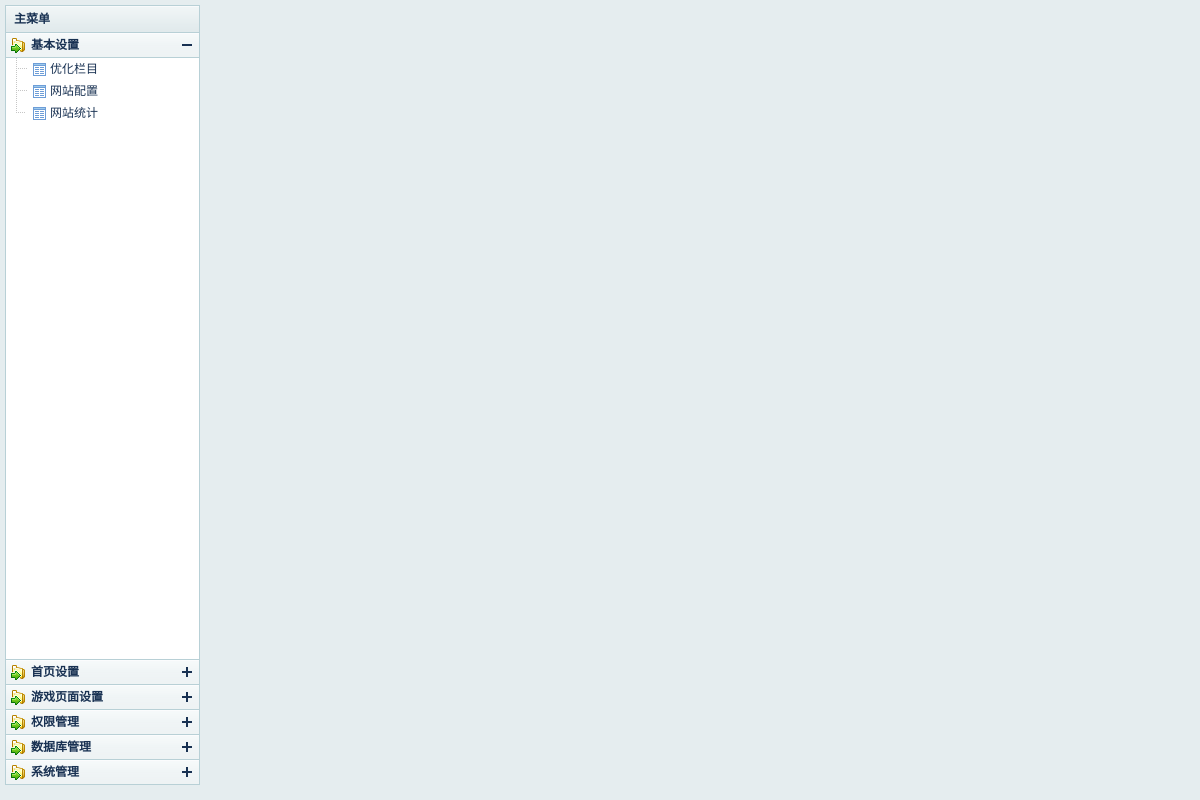
Screenshot of /admin/menu.php (signed in) with the database file from the repository.
### tables this page shows
CREATE TABLE IF NOT EXISTS `ed_admin_power` (
  `power_id` int(3) unsigned NOT NULL AUTO_INCREMENT,
  `parent_id` int(3) unsigned NOT NULL DEFAULT '0',
  `power_name_cn` varchar(20) NOT NULL DEFAULT '',
  `power_name_en` varchar(20) NOT NULL DEFAULT '',
  `power_filename` varchar(200) DEFAULT NULL,
  `stor` tinyint(5) unsigned NOT NULL DEFAULT '1',
  `isshow` tinyint(1) unsigned NOT NULL DEFAULT '1',
  `display` varchar(10) DEFAULT 'none',
  PRIMARY KEY (`power_id`)
);

### data/config.php (called while the page is built, shortened)
<?PHP
	$db_prefix	 = "ed_";

### include/Mysql.class.php (called while the page is built, shortened)
<?php
class dbmysql {
	var $link;
	function  dbconn($con_db_host,$con_db_user,$con_db_pass, $con_db_name = '',$db_charset='utf-8',$pconnect = 0) {
		if($pconnect) {
			if(!$this->link = @mysql_pconnect($con_db_host,$con_db_user,$con_db_pass)) {
				$this->get_err('Can not connect to MySQL server');
				$this->halt('Can not connect to MySQL server');
			}
		} else {
			if(!$this->link = @mysql_connect($con_db_host,$con_db_user,$con_db_pass, 1)) {
				$this->get_err('Can not connect to MySQL server');
				$this->halt('Can not connect to MySQL server');
			}
		}
	}
	function fetch_array($query, $result_type = MYSQL_ASSOC) {
		return @mysql_fetch_array($query,$result_type);
	}
    function getOne($sql, $limited = false)
    {
        $res = $this->query($sql);
        if ($res !== false)
        {
            $row = mysql_fetch_row($res);
            if ($row !== false)
            {
                return $row[0];
            }
            else
            {
                return '';
            }
        }
        else
        {
            return false;
        }
    }
	function query($sql, $type = '') {
	   $func = $type == 'UNBUFFERED' && @function_exists('mysql_unbuffered_query') ?
			'mysql_unbuffered_query' : 'mysql_query';
		if(!($query = $func($sql, $this->link))) {
			if(in_array($this->errno(), array(2006, 2013)) && substr($type, 0, 5) != 'RETRY') {
				$this->close();
				global $config_db;
				$db_settings = parse_ini_file("$config_db");
	            @extract($db_settings);
				$this->dbconn($con_db_host,$con_db_user,$con_db_pass, $con_db_name = '',$pconnect);
				$query = $this->query($sql, 'RETRY'.$type);
				if(!$query){
					$this->sql = $sql;
					$this->get_err(errno()." : ".error());
				}
			}
		}
		return $query;
	}
	function num_rows($query) {
		$query = @mysql_num_rows($query);
		return $query;
	}
}
?>

### admin/menu.php (the view, shortened to what this page needs)
<?
include_once("include/init.php");
?>
<html>
<head>
<link href="dwz/themes/default/style.css" rel="stylesheet" type="text/css" />
<link href="dwz/themes/css/core.css" rel="stylesheet" type="text/css" />
</head>
<body>
<div id="layout">
<div id="leftside">
    <div id="sidebar">
      <div class="toggleCollapse">
        <h2>主菜单</h2>
      </div>
      <div class="accordion" fillSpace="sidebar">
<?
	$ad_id = intval($_SESSION['admin_id']);
$admin_power=$db->getOne("SELECT admin_power FROM ".$db_prefix."admin WHERE admin_id = '$ad_id'");
	if(!empty($admin_power)){
		$this_ad_power = @explode(',', $admin_power);
	}else{
		$this_ad_power = array();
	}
	$result=$db->query("SELECT * FROM ".$db_prefix."admin_power WHERE isshow='1' and parent_id=0 order by stor asc,power_id desc");
	if($db->num_rows($result)){
		while($rs = $db->fetch_array($result)){
			$powerid=$rs['power_id'];
			if (in_array($rs['power_name_en'], $this_ad_power)|| $this_ad_power==array('all')){
?>
        <div class="accordionHeader">
          <h2><span>Folder</span><? echo $rs['power_name_cn'];?></h2>
        </div>
        <div class="accordionContent">
          <ul class="tree treeFolder">
			<?
		  	$result2=$db->query("SELECT * FROM ".$db_prefix."admin_power WHERE isshow='1' and parent_id='$powerid' order by stor asc,power_id desc");
				if($db->num_rows($result2)){
					while($rs2 = $db->fetch_array($result2)){
		  ?>
            <li><a href="<?=$rs2['power_filename'];?>" target="main"><?=$rs2['power_name_cn']?></a></li>
            <?
					}
				}
		  ?>
          </ul>
        </div>
<?
			}
		}
	}
?>
      </div>
    </div>
  </div>
</div>
</body>
</html>

### admin/dwz/themes/default/style.css (style rules this page uses)
.tree li a, .tree li span { color:#183152; }
.accordion .accordionHeader, .accordion .accordionHeader h2, .accordion .accordionHeader h2 span { color:#183152; background:url(./images/accordion/accordion.png); }
.accordion { border-color:#b8d0d6; background:#FFF; }
.accordion .accordionHeader { background-color:#eaf4ff; }
.accordion .accordionContent { border-color:#b8d0d6; }
body, #splitBar { background:#e5edef; }
.toggleCollapse, .toggleCollapse div { background:url(./images/layout/toggleSidebar.png) no-repeat; }
.toggleCollapse { border-style:solid; border-width:1px 1px 0 1px; border-color:#b8d0d6; background-color:#e7eff0; }
.toggleCollapse h2 { color:#183152; }

### admin/dwz/themes/css/core.css (style rules this page uses)
html, body, div, span, applet, object, iframe, h1, h2, h3, h4, h5, h6, p, blockquote, pre, a, abbr, acronym, address, big, cite, code, del, dfn, em, font, img, ins, kbd, q, s, samp, small, strike, strong, sub, sup, tt, var, dl, dt, dd, ol, ul, li, fieldset, form, label, legend, table, caption, tbody, tfoot, thead, tr, th, td { padding:0; margin:0; font-size:12px; line-height:100%; font-family:Arial, sans-serif; }
body { width:100%; height:100%; color:black; }
ul, ol { list-style:none; }
a { color:#000; text-decoration:none; }
.tree li { clear:both; display:block; line-height:22px; cursor:pointer; }
.tree div, .tree a, .tree span { display:inherit; height:22px; line-height:22px; }
.tree a, .tree a:hover { text-decoration:none; }
.accordion { display:block; border-style:solid; border-width:1px 1px 0 1px; }
.accordion .accordionHeader { display:block; overflow:hidden; background-repeat:repeat-x; cursor:pointer; }
.accordion .accordionHeader h2 { display:block; overflow:hidden; padding:0 25px 0 5px; height:25px; line-height:24px; }
.accordion .accordionHeader h2 span { float:left; display:block; overflow:hidden; text-indent:-1000px; width:20px; height:25px; }
.accordion .accordionContent { display:block; overflow:auto; border-style:solid; border-width:0 0 1px 0; }
.accordion .accordionHeader h2 { background-repeat:no-repeat; background-position:100% -50px; }
.accordion .accordionHeader .collapsable { background-position:100% -100px; }
.accordion .accordionHeader h2 span { background-position:0 -150px; }
#layout { text-align:left; }
body { overflow:hidden; }
#layout { display:block; height:100%; position:relative; }
#leftside { position:absolute; left:0; z-index:20; top:0px; }
#sidebar { width:195px; position:absolute; top:5px; left:5px; z-index:20; overflow:hidden; }
.toggleCollapse { display:block; overflow:hidden; height:26px; border-style:solid; border-width:1px 1px 0 1px; background-repeat:repeat-x; }
.toggleCollapse h2 { float:left; padding-left:8px; line-height:26px; }

### rows the page displays
ed_admin_power: power_name_cn "基本设置"
ed_admin_power: power_name_cn "优化栏目"
ed_admin_power: power_name_cn "网站配置"
ed_admin_power: power_name_cn "网站统计"
ed_admin_power: power_name_cn "首页设置"
ed_admin_power: power_name_cn "游戏页面设置"
ed_admin_power: power_name_cn "权限管理"
ed_admin_power: power_name_cn "数据库管理"
ed_admin_power: power_name_cn "系统管理"
